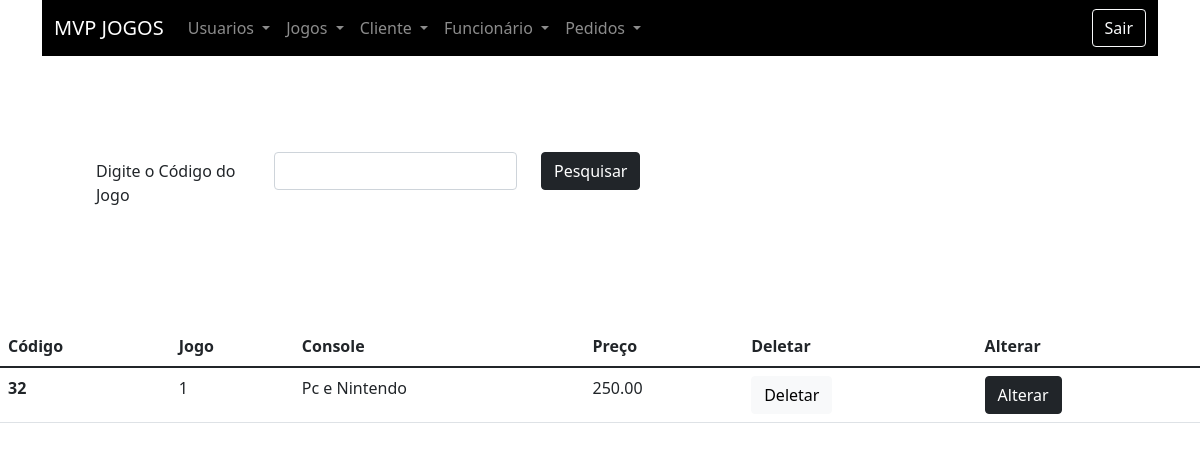
The page /views/listajogocod.php?codjog=32 (signed in) on the database its author committed.
### tables this page shows
CREATE TABLE `tbjogos` (
  `codJog` int(6) NOT NULL,
  `nomeJog` varchar(30) NOT NULL,
  `tamanhoJog` char(20) NOT NULL,
  `precoJog` decimal(7,2) NOT NULL,
  `requisitoJog` varchar(500) NOT NULL,
  `consoleJog` varchar(100) NOT NULL,
  `classificacaoJog` varchar(10) NOT NULL,
  `avaliacaoJog` int(5) NOT NULL
);

### models/bancojogos.php (called while the page is built, shortened)
<?php
function listajogoCod($conexao,$codJog){
    $query = "select * from tbjogos where codJog={$codJog}";
    $resultados =mysqli_query($conexao,$query);
    $resul  = mysqli_fetch_array($resultados);
    return $resul;
}
?>

### views/listajogocod.php (the view, shortened to what this page needs)
<?php
include_once("header.php");
include_once("../models/conexao.php");
include_once("../models/bancojogos.php");
?>
<form action="listajogocod.php" method="GET">
<div class="container m-5 p-5">
<div class="row mb-3">
    <label for="inputcod" class="col-sm-2 col-form-label">Digite o Código do Jogo</label>
    <div class="col-sm-3">
      <input type="number" require name="codjog" class="form-control" id="inputCod">
    </div>
    <div class="col-sm-3">
    <button type="submit" class="btn btn-dark">Pesquisar </button>
    </div>
</div>
</div>
</form>
<table class="table">
    <thead>
        <tr>
            <th scope="col">Código</th>
            <th scope="col">Jogo</th>
            <th scope="col">Console</th>
            <th scope="col">Preço</th>
            <th scope="col">Deletar</th>
            <th scope="col">Alterar</th>
        </tr>
    </thead>
    <tbody>
<?php
$codjog = isset( $_GET['codjog'])?$_GET['codjog']:0;
if($codjog>0){
$jogo = listajogoCod($conexao,$codjog);
?>
        <tr>
            <th scope="row"><?=$jogo['codJog']?></th>
            <td><?=$jogo['nomeJog']?></td>
            <td><?=$jogo['consoleJog']?></td>
            <td><?=$jogo['precoJog']?></td>
            <td>
            <form action="../controllers/deletarjogos.php" method="Post">
            <button type="submit" class="btn btn-light">Deletar</button>
            </form>
            </td>
            <td>
            <form action="alterar.php" method="Post">
            <button type="submit" class="btn btn-dark">Alterar</button>
            </form>
            </td>
        </tr>
 <?php
}
 ?>
    </tbody>
</table>
<?php
include_once("footer.php");
?>

### rows shown on the page
tbjogos: codJog "32", nomeJog "1", consoleJog "Pc e Nintendo", precoJog "250.00"
